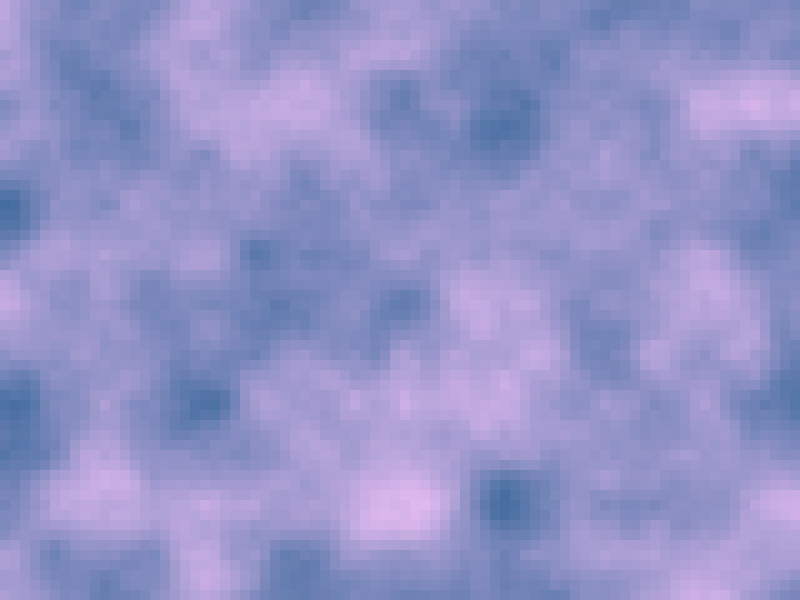
Frame 1 (no input)
Frame 2 (the mouse pressed at the canvas centre, redrawn once): identical to frame 1, image omitted

The p5.js sketch that drew this single still picture (run headless with seeded random() and noise() and a simulated clock; the mouse was pressed at the canvas centre and the sketch redrawn once):

// p5.js sketch
// ── sketch.js
// Constants
const numArtworks = 2;  // Number of artworks in the gallery
let currentArtwork = 0;  // Index of the currently displayed artwork
let cols, rows;  // Declare cols and rows globally
let resolution = 10;  // Define resolution for cellular automaton

// Setup function
function setup() {
    createCanvas(800, 600);  // Create a canvas
    cols = width / resolution;  // Calculate number of columns
    rows = height / resolution;  // Calculate number of rows
    noLoop();  // No continuous redraw by default
}

// Draw function (not used for continuous drawing)
function draw() {
    // Clear background
    background(255);

    // Display the current artwork based on index
    switch (currentArtwork) {
        case 0:
            drawArtwork1();
            break;
        case 1:
            drawArtwork2();
            break;
        // Add more cases for additional artworks
    }
}

// Function to draw Artwork 1 with color
function drawArtwork1() {
    for (let x = 0; x < width; x += 10) {
        for (let y = 0; y < height; y += 10) {
            let noiseVal = noise(x * 0.01, y * 0.01);
            let r = map(noiseVal, 0, 1, 50, 255);
            let g = map(noiseVal, 0, 1, 100, 200);
            let b = map(noiseVal, 0, 1, 150, 255);
            fill(r, g, b);
            noStroke();
            rect(x, y, 10, 10);
        }
    }
}

// Function to draw Artwork 2 with color
function drawArtwork2() {
    let grid = [];

    // Initialize grid randomly
    for (let i = 0; i < cols; i++) {
        grid[i] = [];
        for (let j = 0; j < rows; j++) {
            grid[i][j] = random() > 0.5 ? 1 : 0;
        }
    }

    // Update the grid based on cellular automaton rules
    for (let i = 0; i < cols; i++) {
        for (let j = 0; j < rows; j++) {
            let state = grid[i][j];
            let neighbors = countNeighbors(grid, i, j);
            if (state == 1 && (neighbors < 2 || neighbors > 3)) {
                grid[i][j] = 0;
            } else if (state == 0 && neighbors == 3) {
                grid[i][j] = 1;
            }
            let c = color(map(i, 0, cols, 0, 255), map(j, 0, rows, 0, 255), 150);
            fill(state == 1 ? c : 255);
            stroke(0);
            rect(i * resolution, j * resolution, resolution, resolution);
        }
    }
}

// Function to count live neighbors for cellular automaton
function countNeighbors(grid, x, y) {
    let sum = 0;
    for (let i = -1; i < 2; i++) {
        for (let j = -1; j < 2; j++) {
            let col = (x + i + cols) % cols;
            let row = (y + j + rows) % rows;
            sum += grid[col][row];
        }
    }
    sum -= grid[x][y];
    return sum;
}

// Function to switch to the next artwork
function nextArtwork() {
    currentArtwork = (currentArtwork + 1) % numArtworks;
    redraw();  // Redraw canvas with the new artwork
}

// Mouse click event to switch artwork
function mouseClicked() {
    nextArtwork();
}
